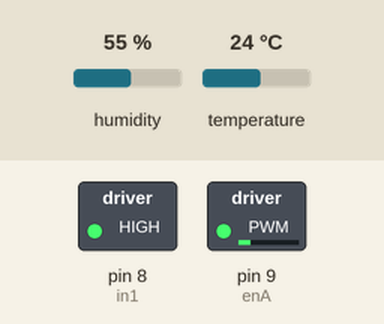
A sketch run on a simulated Arduino Uno, built with avr-gcc and run on an emulated ATmega328P. Shown: switched loads named in the sketch (green lamp = pin HIGH). Inputs (shaded band) come from the test bench; at power-on: temperature 24 °C, humidity 55 %. What the sketch prints to the serial monitor is not drawn.

Above: at 1.8 s.
1.9 s: temperature set to 12 °C
At 2.5 s:
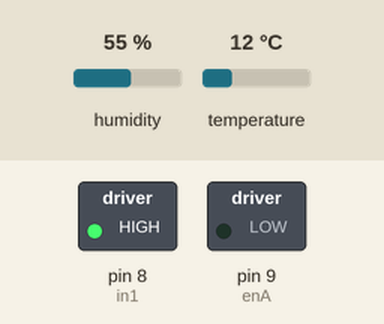
3.5 s: temperature set to 33 °C
At 4.7 s:
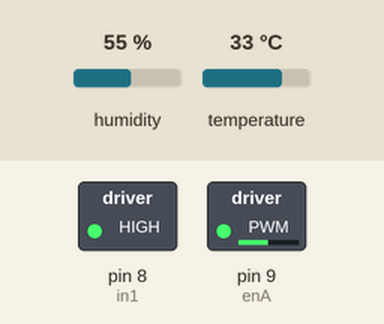
5.6 s: temperature set to 41 °C
At 6.9 s:
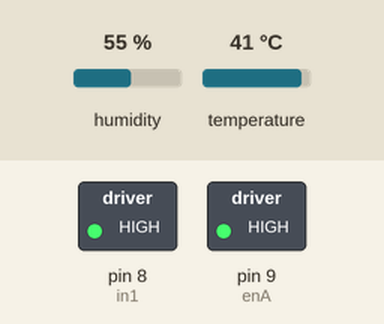
7.6 s: temperature set to 39 °C
At 9.1 s:
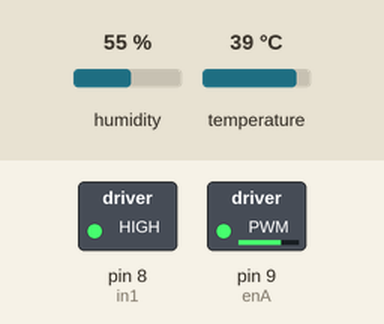
9.7 s: temperature set to 19 °C
At 11.3 s:
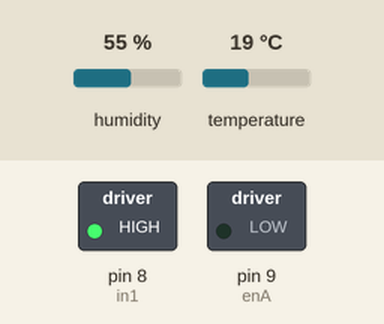
11.7 s: temperature set to 28 °C
At 13.5 s:
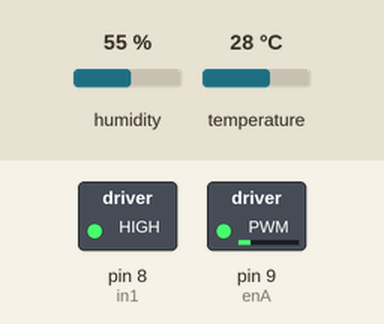
Timing chart, 0 to 14.8 s (numbered marks = the images above; inputs shaded):
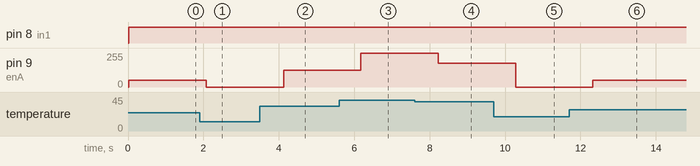

Measured:
- after the input at 1.9 s, pin 9 (enA): 50/255 → 0/255 after 0.18 s
- after the input at 3.5 s, pin 9 (enA): 0/255 → 125/255 after 0.63 s
- after the input at 5.6 s, pin 9 (enA): 125/255 → 255/255 after 0.58 s
- after the input at 7.6 s, pin 9 (enA): 255/255 → 180/255 after 0.63 s
- after the input at 9.7 s, pin 9 (enA): 180/255 → 0/255 after 0.58 s
- after the input at 11.7 s, pin 9 (enA): 0/255 → 50/255 after 0.63 s

The sketch:

final_Es.ino
```cpp
#include <DFRobot_DHT11.h> //library file for DHT11 temperature sensor
DFRobot_DHT11 DHT;

//Initialiasing each component with a pin
#define DHT11_PIN 10 //Data Pin

int enA = 9;//pin to control motor speed
int in1 = 8; //direction of motor rotation

void setup(){
  Serial.begin(9600);
  pinMode(enA, OUTPUT);
  pinMode(in1, OUTPUT);
  digitalWrite(in1, LOW);//turning of motor
}

//controlling motor speed
void speedControl(int speed) {
  // Turn on motor
  digitalWrite(in1,HIGH);
  // Specifying motor speed
  analogWrite(enA,speed);
}

void loop(){
  DHT.read(DHT11_PIN); //reads temperature and humidity
  //Serial.print("temp:");
  Serial.print(DHT.temperature);
  Serial.print(" ");
  //Serial.print("humi:");
  Serial.print(DHT.humidity);
  Serial.print(" ");
  //controlling speed of fan speed
  if(DHT.temperature>=40){
    speedControl(255);//set motor speed to 255
    Serial.print("225");
  }
  else if(DHT.temperature>=35){
    speedControl(180);//set motor speed to 35
    Serial.print("180");
  }
  else if(DHT.temperature>=30){
    speedControl(125);//set motor speed to 30
    Serial.print("125");
  }
  else if(DHT.temperature>=22){
    speedControl(50);//set motor speed to 22
    Serial.print("20");
  }
  else{
    speedControl(0);//set motor speed to 0(OFF)
    Serial.print("0");
  }
  delay(1000);
}
```
